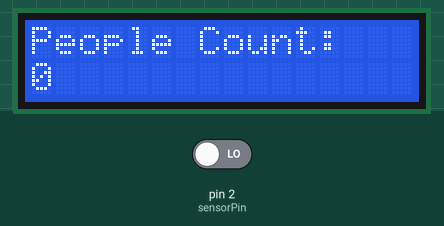
The sketch below on a simulated Arduino Uno, built with avr-gcc and run on an emulated ATmega328P. Shown: 16×2 character LCD. Inputs (shaded band) come from the test bench; at power-on: pin 2 (sensorPin) LOW.

Above: at 1.2 s.
1.3 s: pin 2 (sensorPin) driven HIGH
At 1.7 s:
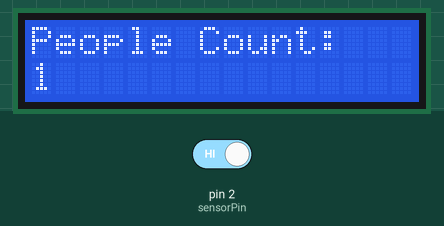
Timing chart, 0 to 4.3 s (numbered marks = the images above; inputs shaded):
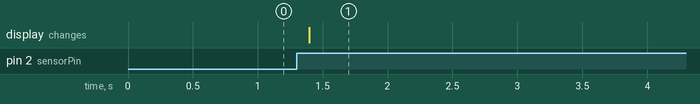

The sketch:

sketch_oct24a.ino
```cpp
#include <Wire.h>
#include <LiquidCrystal_I2C.h>


LiquidCrystal_I2C lcd(0x27, 16, 2);

const int sensorPin = 2;
int count = 0;
bool detected = false;

void setup() {
  pinMode(sensorPin, INPUT);
  lcd.init();
  lcd.backlight();


  lcd.setCursor(0, 0);
  lcd.print("People Count: ");
  lcd.setCursor(0, 1);
  lcd.print(count);
}

void loop() {
  int sensorValue = digitalRead(sensorPin);

  if (sensorValue == HIGH && !detected) {
    count++;
    detected = true;
    lcd.clear();
    lcd.setCursor(0, 0);
    lcd.print("People Count: ");
    lcd.setCursor(0, 1);
    lcd.print(count);
    delay(1000);
  }
  else if (sensorValue == LOW) {
    detected = false;
  }

  delay(100);
}
```

Measured:
- after the input at 1.3 s, the display: changes after 0.10 s (image 1)
